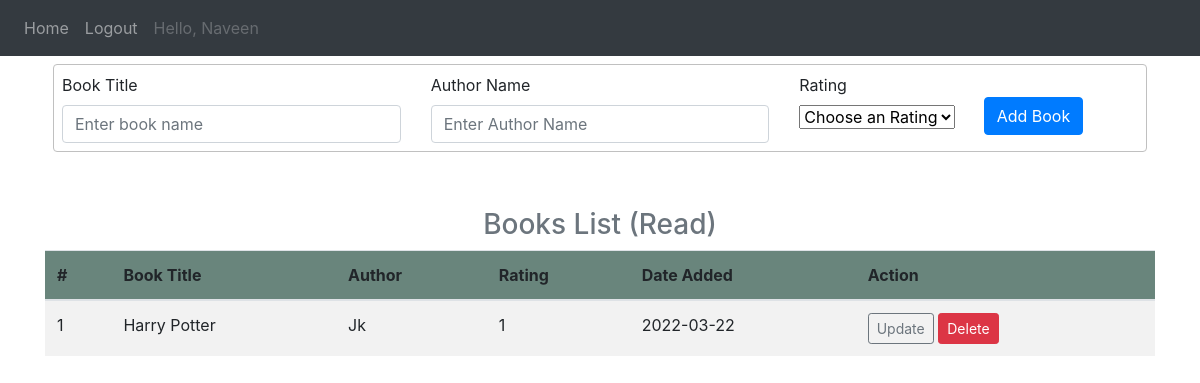
Page /read (signed in) on the committed database.
### website/models.py (models this page shows)
class User(db.Model, UserMixin):
    id = db.Column(db.Integer, primary_key=True)
    email = db.Column(db.String(150), unique=True)
    password = db.Column(db.String(150))
    first_name = db.Column(db.String(150))
    notes = db.relationship('Note')
    books_read = db.relationship('Booksread')

class Booksread(db.Model):
    id = db.Column(db.Integer, primary_key=True)
    book_title = db.Column(db.String(500))
    book_author = db.Column(db.String(500))
    rating = db.Column(db.String(6),nullable=False)
    date_added = db.Column(db.DateTime(timezone=True), default=func.now())
    user_id = db.Column(db.Integer, db.ForeignKey('user.id'))
    date_only = db.Column(db.Date)

### website/auth.py (the view, shortened to what this page needs)
@auth.route('/read', methods=['GET', 'POST'])
def read():
    return render_template("read.html", user=current_user)

### website/__init__.py (called while the page is built)
def create_app():
    app = Flask(__name__)
    app.config['SECRET_KEY'] = 'abcdefghihj'
    app.config['SQLALCHEMY_DATABASE_URI'] = 'sqlite:///' + DB_NAME
    app.config['SQLALCHEMY_TRACK_MODIFICATIONS'] = False
    db.init_app(app)
    from .views import views
    from .auth import auth
    app.register_blueprint(views, url_prefix='/')
    app.register_blueprint(auth, url_prefix='/')
    from .models import User, Note
    create_database(app)
    login_manager = LoginManager()
    login_manager.login_view = 'auth.login'
    login_manager.init_app(app)
    @login_manager.user_loader
    def load_user(id):
        return User.query.get(int(id))
    return app

### website/templates/read.html (shortened to what this page needs)
{% extends "base.html" %}
{% block content%}
    <fieldset style="margin: 8px; border: 1px solid silver;padding: 8px;border-radius: 4px;">
      <form method="POST" class="row g-3">
        <div class="col-md-4">
          <label for="book_title" class="form-label">Book Title</label>
          <input type="text" class="form-control" id="book_title" name="book_title" placeholder="Enter book name">
        </div>
        <div class="col-md-4">
          <label for="book_author" class="form-label">Author Name</label>
          <input type="text" class="form-control" id="book_author" name="book_author" placeholder="Enter Author Name">
        </div>
        <div class="col-md-2">
          <label for="rating" class="form-label">Rating</label>
          <select id="rating" name="rating" class="form-select" aria-label="Default select example">
            <option value="">Choose an Rating</option>
          </select>
        </div>
        <div class="col-md-2"><br />
          <button type="submit" class="btn btn-primary">Add Book</button>
        </div>
      </form>
    </fieldset>
    <br />
    <br />
        <h3 align="center" class="text-muted">Books List (Read)</h3>
        <table class="table table-striped">
          <thead style="background-color: #69857c;">
            <tr>
              <th scope="col">#</th>
              <th scope="col">Book Title</th>
              <th scope="col">Author</th>
              <th scope="col">Rating</th>
              <th scope="col">Date Added</th>
              <th scope="col">Action</th>
            </tr>
            </thead>
            <tbody>
              {% for row in user.books_read %}
                    <tr>
                      <td>{{loop.index}}</td>
                      <td>{{row.book_title.title()}}</td>
                      <td>{{row.book_author.title()}}</td>
                      <td>{{row.rating}}</td>
                      <td>{{row.date_added.date()}}</td>
                      <td>
                        <a href="/update/{{row.id}}" class="btn btn-outline-secondary btn-sm">Update</a>
                        <a href="/delete/{{row.id}}" class="btn btn-danger btn-sm">Delete</a>
                      </td>
                    </tr>
                {% endfor %}
            </tbody>
        </table>
{% endblock %}

### website/templates/base.html (shortened to what this page needs)
<!DOCTYPE html>
<html>
  <head>
    <link
      rel="stylesheet"
      href="https://stackpath.bootstrapcdn.com/bootstrap/4.4.1/css/bootstrap.min.css"
    />
    <link
      rel="stylesheet"
      href="https://stackpath.bootstrapcdn.com/font-awesome/4.7.0/css/font-awesome.min.css"
    />
  </head>
  <body>
    <nav class="navbar navbar-expand-lg navbar-dark bg-dark" >
      <div class="collapse navbar-collapse" id="navbar">
        <div class="navbar-nav">
          {% if user.is_authenticated %}
          <a class="nav-item nav-link" id="home" href="/">Home</a>
          <a class="nav-item nav-link" id="logout" href="/logout">Logout</a>
          <a class="nav-link disabled" href="#">Hello, {{user.first_name}}</a>
          {% else %}
          <a class="nav-item nav-link" id="login" href="/login">Login</a>
          <a class="nav-item nav-link" id="signUp" href="/sign-up">Sign Up</a>
          {% endif %}
        </div>
      </div>
    </nav>
    <div class="container">{% block content %} {% endblock %}</div>
  </body>
</html>

### rows in the picture
User: first_name "Naveen"
Booksread: book_title "Harry Potter", book_author "Jk", rating "1", date_added "2022-03-22"
